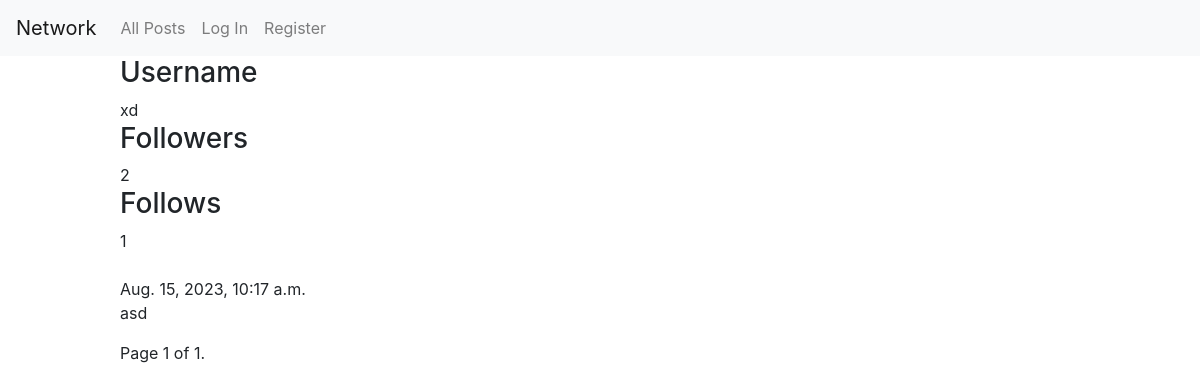
The page /profile/1 on the database as committed earlier.
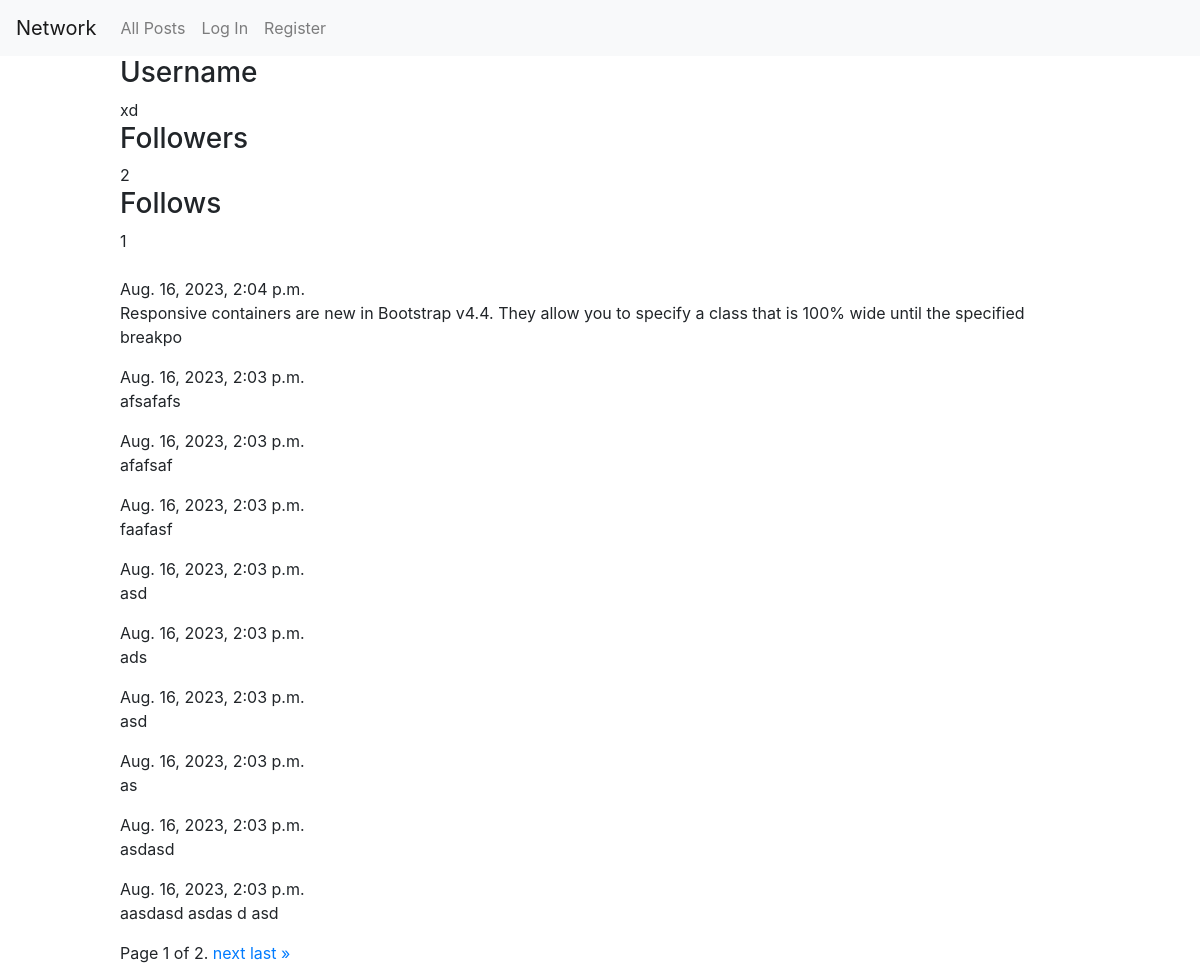
The same page on the database as committed later.
### network/models.py (models this page shows)
class Post(models.Model):
    user = models.ForeignKey(User,on_delete=models.CASCADE)
    post = models.TextField(max_length=256)
    timestamp = models.DateTimeField(auto_now_add=True)

### network/views.py (the view, shortened to what this page needs)
# urls.py: path("profile/<int:user_id>", views.profile_view, name="profile_view"),
def profile_view(request, user_id):
    current_user = request.user
    follow = '' # Value fo follow button
    creator = User.objects.get(id=user_id) # Creator of post
    posts_list, page_obj = pagination(request, current_user,Post.objects.filter(user=creator).order_by('-timestamp'))
    return render(request, 'network/profile.html',{
        'creator': creator,
        'creator_id': user_id,
        'follow': follow,
        'posts_list':posts_list,
        'page_obj': page_obj
    })

### network/views.py (called while the page is built)
def pagination(request, current_user,posts_list):
    for post in posts_list:
        post.likes_count = Likes.objects.filter(post=post).count() # assign ammount of likes to post.likes_count variable
        like_btn = "Like"  # Default value of like/not like button
        if current_user.is_authenticated:
            try:
                like = Likes.objects.get(post=post, user=current_user)
                like_btn = "Unlike" # If he likes.. then he can "Unlike" the post
            except Likes.DoesNotExist:
                pass # If he doesn't like then button stays on "Like"
        post.like_btn = like_btn    # assign the value of button like/unlike
    paginator = Paginator(posts_list, 10)
    page_number = request.GET.get('page')
    page_obj = paginator.get_page(page_number)
    return posts_list,page_obj

### network/templates/network/profile.html (shortened to what this page needs)
{% extends "network/layout.html" %}
{% block body %}
    <h3>Username</h3> {{creator.username}}
    <br>
    <h3>Followers</h3> {{creator.followers.all|length}}
    <br>
    <h3>Follows</h3> {{creator.following.all|length}}
    <br>
    <br>
    {% if posts_list %}
    {% for post in page_obj %}
        {{post.timestamp}}
        <br>
        <div data-post-id="{{ post.id }}" id="post_container">
            <p id="post">{{post.post}} </p>
        </div>
    {% endfor %}
    <div class="pagination">
        <span class="step-links">
            <span class="current">
                Page {{ page_obj.number }} of {{ page_obj.paginator.num_pages }}.
            </span>
            {% if page_obj.has_next %}
                <a href="?page={{ page_obj.next_page_number }}">next</a>
                <a href="?page={{ page_obj.paginator.num_pages }}">last &raquo;</a>
            {% endif %}
        </span>
    </div>
    {% endif %}
{% endblock %}

Rows that differ between the two databases and show on the page:
no longer on this page (row unchanged): Post: timestamp "Aug. 15, 2023, 10:17 a.m.", post "asd"
added Post: timestamp "Aug. 16, 2023, 2:04 p.m.", post "Responsive containers are new in Bootstrap v4.4. They allow you to specify a class that is 100% wide until the specified breakpo"
added Post: timestamp "Aug. 16, 2023, 2:03 p.m.", post "afsafafs"
added Post: timestamp "Aug. 16, 2023, 2:03 p.m.", post "afafsaf"
added Post: timestamp "Aug. 16, 2023, 2:03 p.m.", post "faafasf"
added Post: timestamp "Aug. 16, 2023, 2:03 p.m.", post "asd"
added Post: timestamp "Aug. 16, 2023, 2:03 p.m.", post "ads"
added Post: timestamp "Aug. 16, 2023, 2:03 p.m.", post "asd"
added Post: timestamp "Aug. 16, 2023, 2:03 p.m.", post "as"
added Post: timestamp "Aug. 16, 2023, 2:03 p.m.", post "asdasd"
added Post: timestamp "Aug. 16, 2023, 2:03 p.m.", post "aasdasd asdas d asd"
Other text that changed with them:
{{ page_obj.paginator.num_pages }}: "1" → "2"
text now shown: "next last »"
